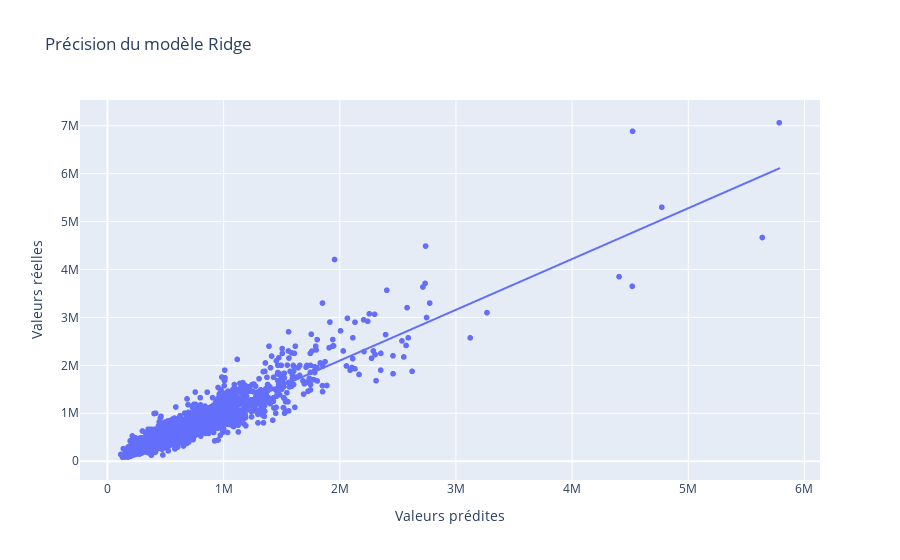

This figure's notebook cell:
### Code cell
fig = px.scatter(y=np.exp(y_test), x=np.exp(pred),trendline="ols",
                 labels={"y": "Valeurs réelles", "x": "Valeurs prédites"},
                 title="Précision du modèle Ridge")
fig.show()

### Figure 1 — Plotly figure (JSON) as saved in the notebook; plotly's stock layout.template omitted (floating-point values rounded to 4 significant figures; data arrays with more than 128 entries replaced by an {"elided": "..."} marker saying what was removed)
{"data": [{"hovertemplate": "Valeurs prédites=%{x}<br>Valeurs réelles=%{y}<extra></extra>", "legendgroup": "", "marker": {"color": "#636efa", "symbol": "circle"}, "mode": "markers", "name": "", "showlegend": false, "type": "scattergl", "x": {"elided": "6484 float values"}, "xaxis": "x", "y": {"elided": "6484 float values"}, "yaxis": "y"}, {"hovertemplate": "<b>OLS trendline</b><br>y = 1.06014 * x + -20791.3<br>R<sup>2</sup>=0.886605<br><br>Valeurs prédites=%{x}<br>Valeurs réelles=%{y} <b>(trend)</b><extra></extra>", "legendgroup": "", "marker": {"color": "#636efa", "symbol": "circle"}, "mode": "lines", "name": "", "showlegend": false, "type": "scattergl", "x": {"elided": "6484 float values"}, "xaxis": "x", "y": {"elided": "6484 float values"}, "yaxis": "y"}], "layout": {"legend": {"tracegroupgap": 0}, "title": {"text": "Précision du modèle Ridge"}, "xaxis": {"anchor": "y", "domain": [0, 1], "title": {"text": "Valeurs prédites"}}, "yaxis": {"anchor": "x", "domain": [0, 1], "title": {"text": "Valeurs réelles"}}}}
